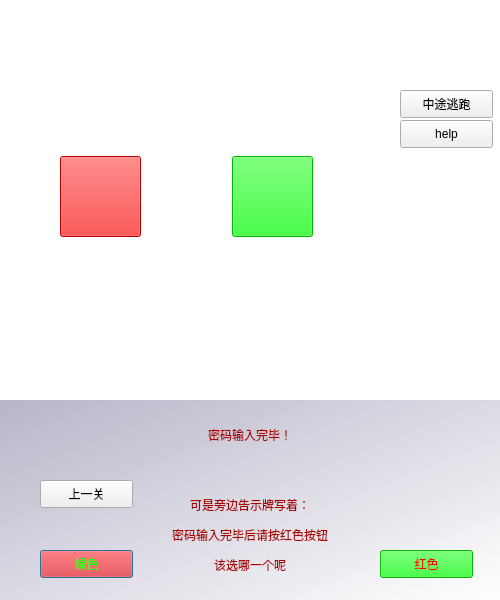
<?xml version="1.0" encoding="UTF-8"?>
<ui version="4.0">
 <class>Dialog5</class>
 <widget class="QDialog" name="Dialog5">
  <property name="geometry">
   <rect>
    <x>0</x>
    <y>0</y>
    <width>500</width>
    <height>600</height>
   </rect>
  </property>
  <property name="windowTitle">
   <string>Dialog</string>
  </property>
  <widget class="QLabel" name="label">
   <property name="geometry">
    <rect>
     <x>0</x>
     <y>0</y>
     <width>500</width>
     <height>400</height>
    </rect>
   </property>
   <property name="styleSheet">
    <string notr="true">background-color: qlineargradient(spread:pad, x1:0, y1:0, x2:1, y2:1, stop:0 rgba(175, 171, 194, 220), stop:1 rgba(255, 255, 255, 255));
background-color: rgb(255, 255, 255);</string>
   </property>
   <property name="text">
    <string>&lt;html&gt;&lt;head/&gt;&lt;body&gt;&lt;p&gt;&lt;img src=&quot;:/images/p5.jpg&quot;/&gt;&lt;/p&gt;&lt;/body&gt;&lt;/html&gt;</string>
   </property>
  </widget>
  <widget class="QPushButton" name="pushButton">
   <property name="geometry">
    <rect>
     <x>40</x>
     <y>550</y>
     <width>93</width>
     <height>28</height>
    </rect>
   </property>
   <property name="styleSheet">
    <string notr="true">background-color: rgb(255, 0, 0);
color: rgb(25, 255, 0);</string>
   </property>
   <property name="text">
    <string>绿色</string>
   </property>
  </widget>
  <widget class="QPushButton" name="pushButton_2">
   <property name="geometry">
    <rect>
     <x>380</x>
     <y>550</y>
     <width>93</width>
     <height>28</height>
    </rect>
   </property>
   <property name="styleSheet">
    <string notr="true">color: rgb(255, 0, 0);
background-color: rgb(0, 255, 0);</string>
   </property>
   <property name="text">
    <string>红色</string>
   </property>
  </widget>
  <widget class="QLabel" name="label_2">
   <property name="geometry">
    <rect>
     <x>0</x>
     <y>400</y>
     <width>500</width>
     <height>200</height>
    </rect>
   </property>
   <property name="styleSheet">
    <string notr="true">background-color: qlineargradient(spread:pad, x1:0, y1:0, x2:1, y2:1, stop:0 rgba(175, 171, 194, 220), stop:1 rgba(255, 255, 255, 255));
color: rgb(170, 0, 0);</string>
   </property>
   <property name="text">
    <string>&lt;html&gt;&lt;head/&gt;&lt;body&gt;&lt;p align=&quot;center&quot;&gt;密码输入完毕！&lt;/p&gt;&lt;p align=&quot;center&quot;&gt;&lt;br/&gt;&lt;/p&gt;&lt;p align=&quot;center&quot;&gt;可是旁边告示牌写着：&lt;/p&gt;&lt;p align=&quot;center&quot;&gt;密码输入完毕后请按红色按钮&lt;/p&gt;&lt;p align=&quot;center&quot;&gt;该选哪一个呢&lt;/p&gt;&lt;/body&gt;&lt;/html&gt;</string>
   </property>
  </widget>
  <widget class="QPushButton" name="pushButton_3">
   <property name="geometry">
    <rect>
     <x>400</x>
     <y>120</y>
     <width>93</width>
     <height>28</height>
    </rect>
   </property>
   <property name="text">
    <string>help</string>
   </property>
  </widget>
  <widget class="QPushButton" name="pushButton_4">
   <property name="geometry">
    <rect>
     <x>400</x>
     <y>90</y>
     <width>93</width>
     <height>28</height>
    </rect>
   </property>
   <property name="text">
    <string>中途逃跑</string>
   </property>
  </widget>
  <widget class="QPushButton" name="pushButton_5">
   <property name="geometry">
    <rect>
     <x>60</x>
     <y>156</y>
     <width>81</width>
     <height>81</height>
    </rect>
   </property>
   <property name="styleSheet">
    <string notr="true">background-color: rgb(255, 0, 0);</string>
   </property>
   <property name="text">
    <string/>
   </property>
  </widget>
  <widget class="QPushButton" name="pushButton_6">
   <property name="geometry">
    <rect>
     <x>232</x>
     <y>156</y>
     <width>81</width>
     <height>81</height>
    </rect>
   </property>
   <property name="styleSheet">
    <string notr="true">background-color: rgb(0, 255, 0);</string>
   </property>
   <property name="text">
    <string/>
   </property>
  </widget>
  <widget class="QPushButton" name="pushButton_7">
   <property name="geometry">
    <rect>
     <x>40</x>
     <y>480</y>
     <width>93</width>
     <height>28</height>
    </rect>
   </property>
   <property name="text">
    <string>上一关</string>
   </property>
  </widget>
  <zorder>label_2</zorder>
  <zorder>label</zorder>
  <zorder>pushButton</zorder>
  <zorder>pushButton_2</zorder>
  <zorder>pushButton_3</zorder>
  <zorder>pushButton_4</zorder>
  <zorder>pushButton_5</zorder>
  <zorder>pushButton_6</zorder>
  <zorder>pushButton_7</zorder>
 </widget>
 <resources/>
 <connections/>
</ui>
